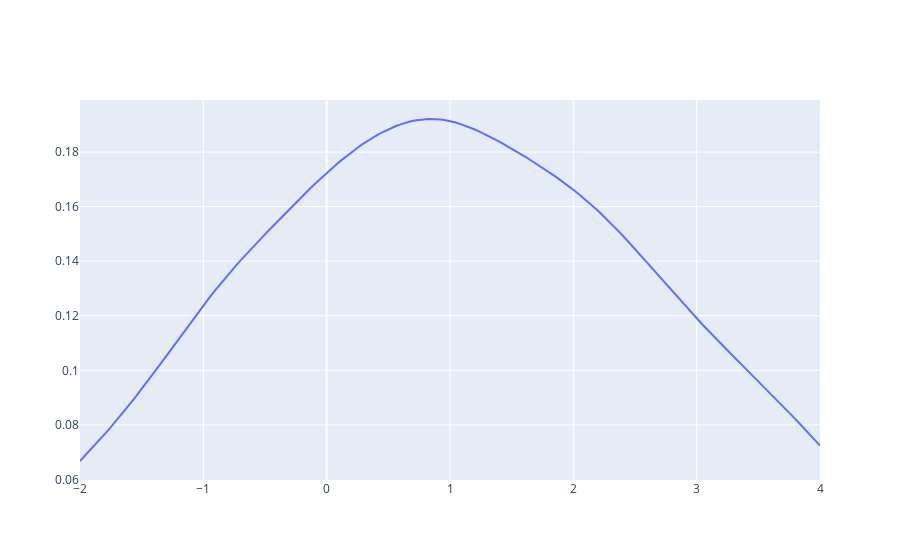

The notebook cell this image was saved under:
### Code cell
# plot the pdf
X = np.linspace(-2,4,200).tolist() # sample point
fig = go.Figure(data=go.Scatter(x=X, y=[x._pdf(z) for z in X]))
fig.show()

### Figure 1 — Plotly figure (JSON) as saved in the notebook; plotly's stock layout.template omitted (floating-point values rounded to 4 significant figures; data arrays with more than 128 entries replaced by an {"elided": "..."} marker saying what was removed)
{"data": [{"type": "scatter", "x": {"elided": "200 float values"}, "y": {"elided": "200 float values"}}], "layout": {"autosize": true, "xaxis": {"autorange": true, "range": [-2, 4], "type": "linear"}, "yaxis": {"autorange": true, "range": [0.05979, 0.1991], "type": "linear"}}}
